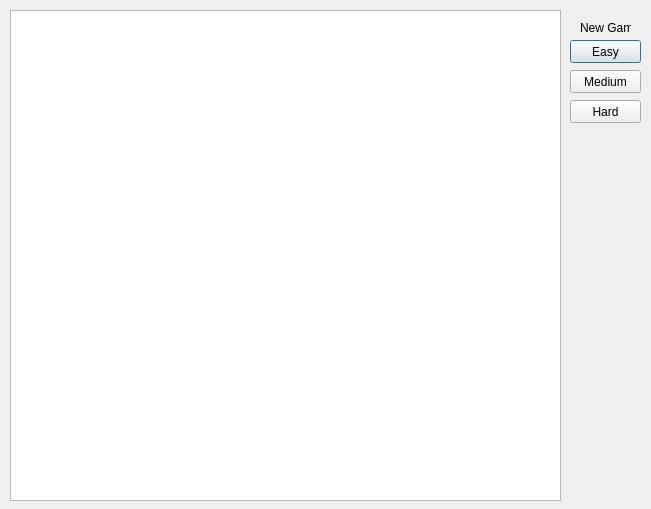
<?xml version="1.0" encoding="UTF-8"?>
<ui version="4.0">
 <class>Dialog</class>
 <widget class="QDialog" name="Dialog">
  <property name="geometry">
   <rect>
    <x>0</x>
    <y>0</y>
    <width>651</width>
    <height>509</height>
   </rect>
  </property>
  <property name="windowTitle">
   <string>Dialog</string>
  </property>
  <widget class="QGraphicsView" name="graphicsView">
   <property name="geometry">
    <rect>
     <x>10</x>
     <y>10</y>
     <width>551</width>
     <height>491</height>
    </rect>
   </property>
  </widget>
  <widget class="QPushButton" name="Easy_Game">
   <property name="geometry">
    <rect>
     <x>570</x>
     <y>40</y>
     <width>71</width>
     <height>23</height>
    </rect>
   </property>
   <property name="text">
    <string>Easy</string>
   </property>
  </widget>
  <widget class="QPushButton" name="Hard_Game">
   <property name="geometry">
    <rect>
     <x>570</x>
     <y>100</y>
     <width>71</width>
     <height>23</height>
    </rect>
   </property>
   <property name="text">
    <string>Hard</string>
   </property>
  </widget>
  <widget class="QPushButton" name="Medium_Game">
   <property name="geometry">
    <rect>
     <x>570</x>
     <y>70</y>
     <width>71</width>
     <height>23</height>
    </rect>
   </property>
   <property name="text">
    <string>Medium</string>
   </property>
  </widget>
  <widget class="QLabel" name="label">
   <property name="geometry">
    <rect>
     <x>580</x>
     <y>20</y>
     <width>51</width>
     <height>16</height>
    </rect>
   </property>
   <property name="text">
    <string>New Game</string>
   </property>
  </widget>
 </widget>
 <resources/>
 <connections/>
</ui>
